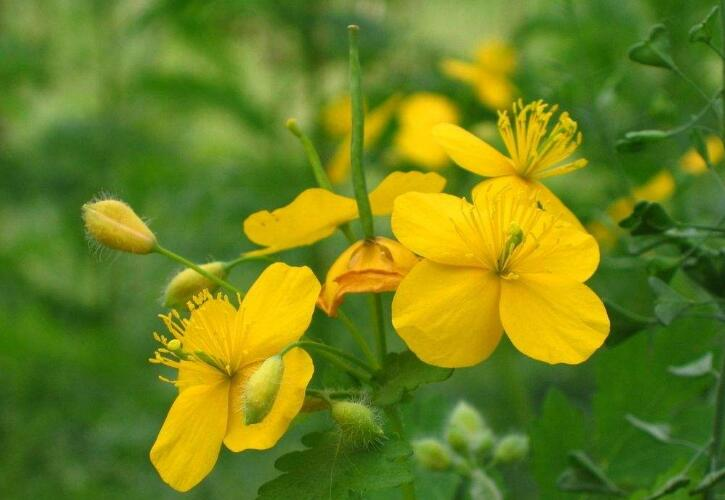
#> input picture 05图像特效/image.jpg, 725 x 500 px
$ jupyter execute '09边缘检测2.ipynb'
#> lines starting #> are read from the running program, lines starting #| are printed output that depends on the picture; after the words box and inside, x2 and y2 are one past the last pixel; in counts of white or black regions, pixels touching at a corner belong together
[cell 1]
import cv2
import numpy as np
import random
import math
img = cv2.imread('image.jpg',1)
#> img is the input picture: shape (500, 725, 3); mean B, G, R 27.6, 129.5, 108.6
imgInfo = img.shape
#> imgInfo = (500, 725, 3)
height = imgInfo[0]
#> height = 500
width = imgInfo[1]
#> width = 725
cv2.imshow('src',img)
# sobel 1 算子模版 2 图片卷积 3 阈值判决
# [1 2 1          [ 1 0 -1
#  0 0 0            2 0 -2
# -1 -2 -1 ]       1 0 -1 ]

# [1 2 3 4] [a b c d] a*1+b*2+c*3+d*4 = dst
# sqrt(a*a+b*b) = f>th
gray = cv2.cvtColor(img,cv2.COLOR_BGR2GRAY)
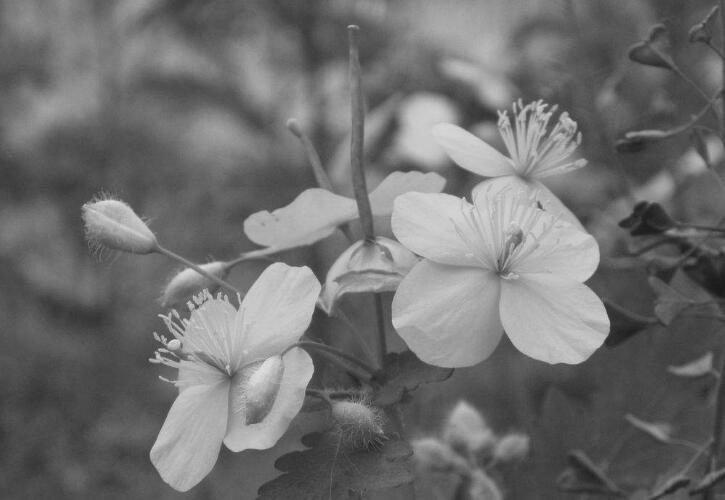
#> gray: shape (500, 725); min 25, max 230, mean 111.6
dst = np.zeros((height,width,1),np.uint8)
for i in range(0,height-2):
    for j in range(0,width-2):
        gy = gray[i,j]*1+gray[i,j+1]*2+gray[i,j+2]*1-gray[i+2,j]*1-gray[i+2,j+1]*2-gray[i+2,j+2]*1
        gx = gray[i,j]+gray[i+1,j]*2+gray[i+2,j]-gray[i,j+2]-gray[i+1,j+2]*2-gray[i+2,j+2]
        grad = math.sqrt(gx*gx+gy*gy)
        if grad>20:
            dst[i,j] = 255
        else:
            dst[i,j] = 0
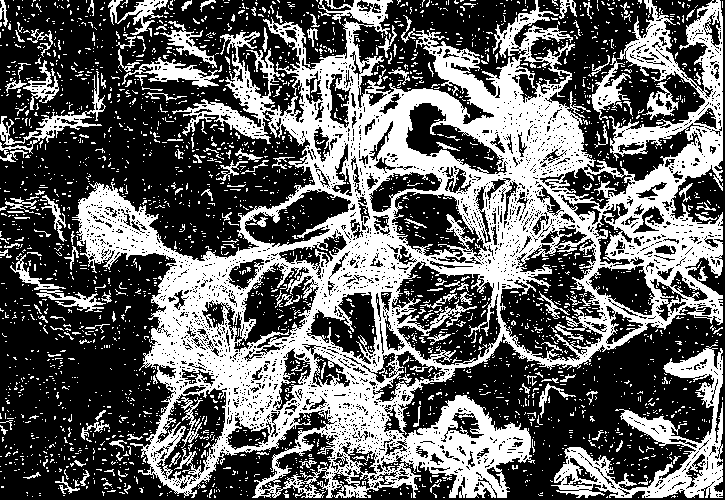
#> dst: shape (500, 725, 1); 39% white; 2814 white regions (2657 under 20 px), largest, box (x1, y1, x2, y2) and area: (72, 0, 723, 498) 109548, (551, 344, 723, 498) 7097, (0, 71, 106, 155) 1315
cv2.imshow('dst',dst)
cv2.waitKey(0)
